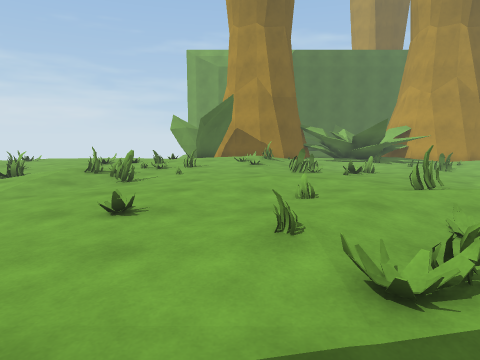
view 1 (above)

20 first-person views from a walk through a scene from a Unity 3-D project. The camera is 1.4 m above the floor, tilts 8° down and sees 75° across. The floor is counted in squares, 1 m on a side. Each view is taken from the middle of a square. On the plan, view 1 faces up. The plan holds only what a view shows up to about 14 squares ahead; the rest is blank. The place goes on beyond the plan. The player is left out.

view 2
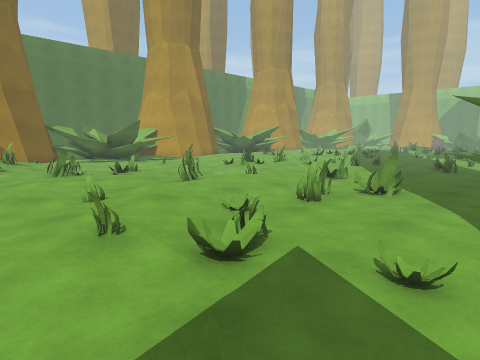

view 3
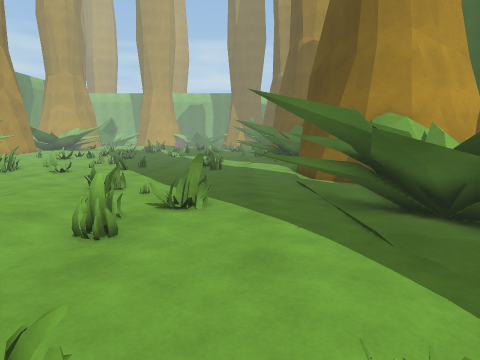

view 4
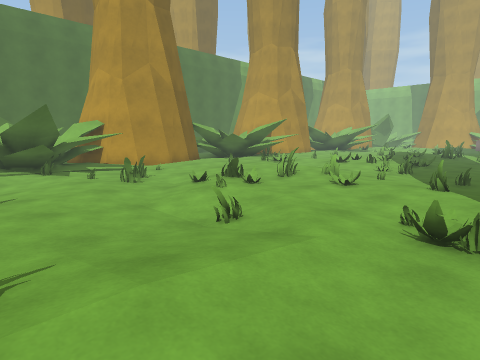

view 5
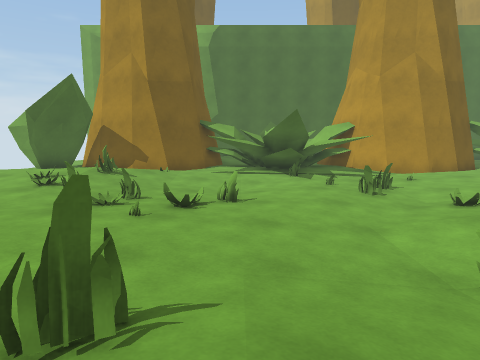

view 6
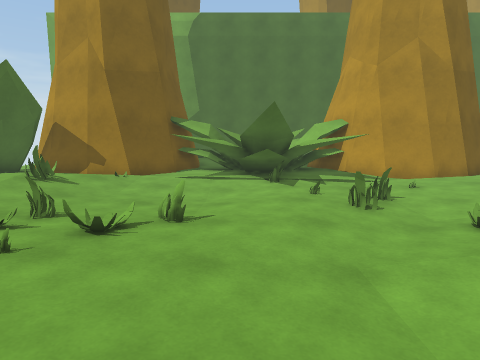

view 7
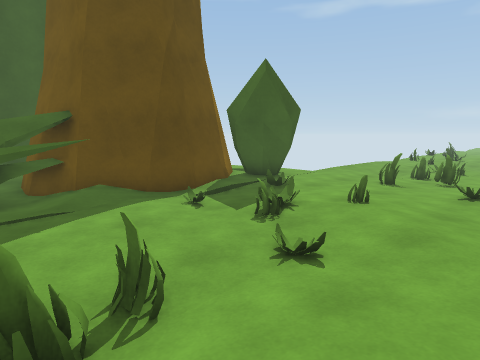

view 8
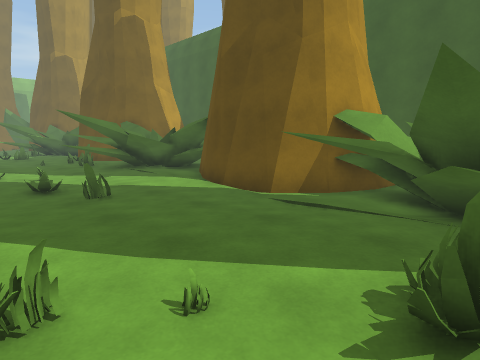

view 9
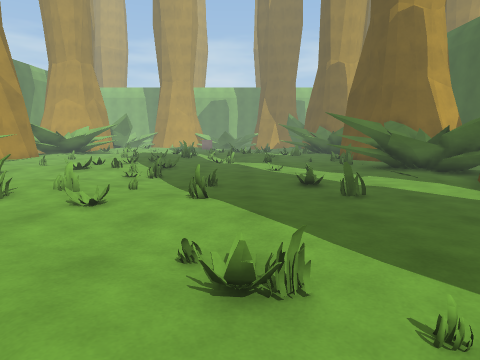

view 10
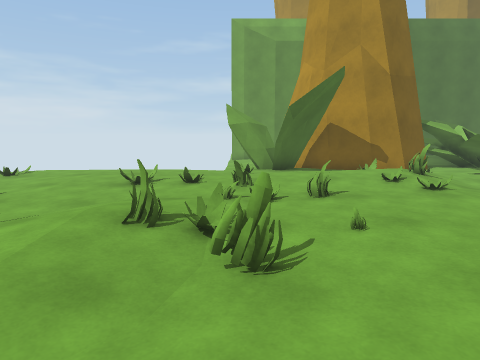

view 11
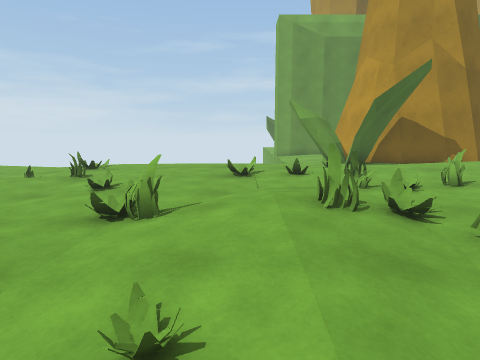

view 12
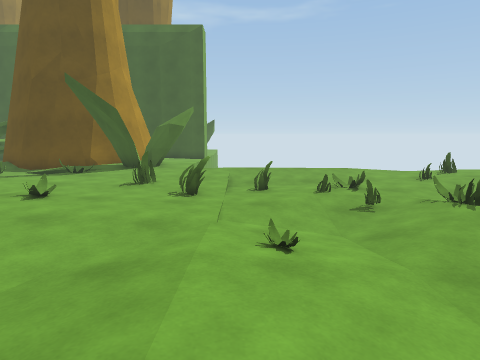

view 13
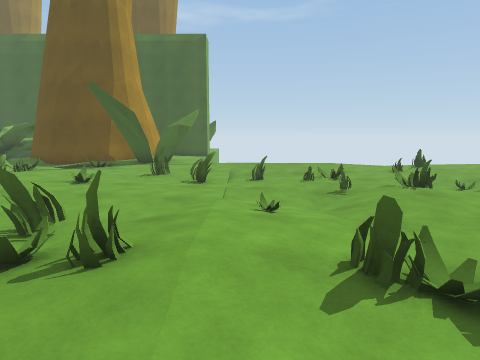

view 14
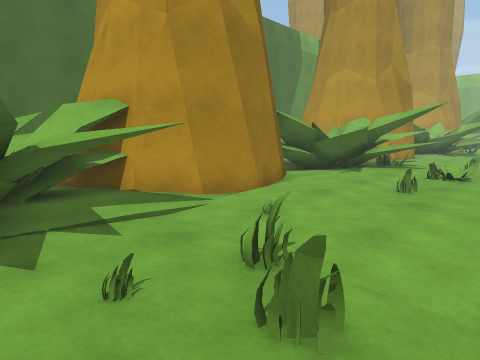

view 15
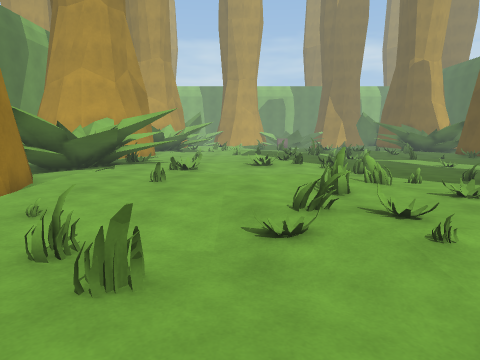

view 16
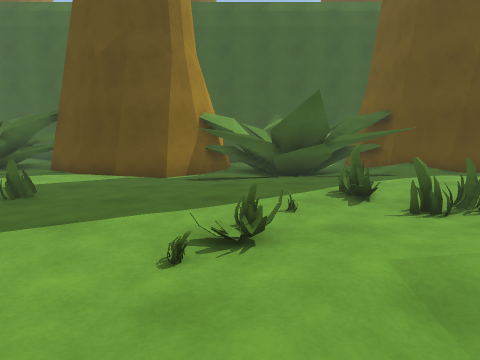

view 17
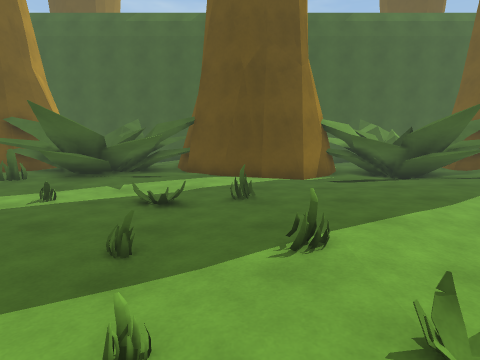

view 18
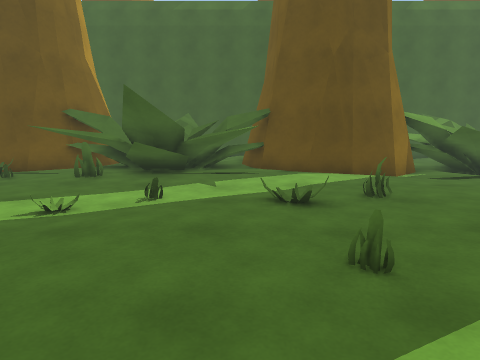

view 19
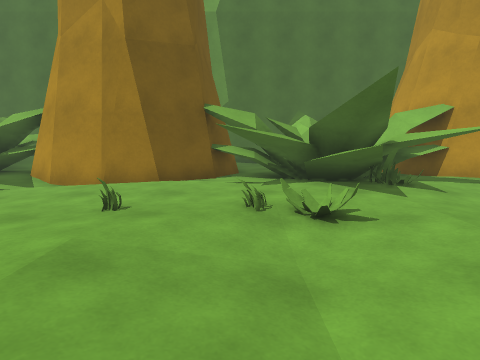

view 20
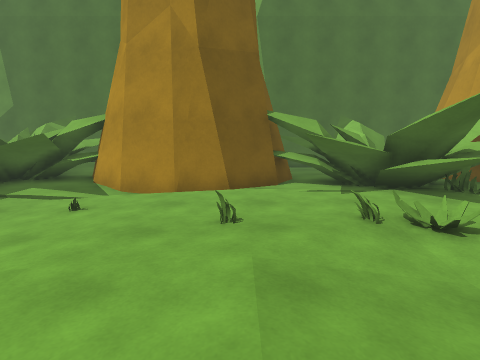

### Floor plan
Key: @ floor where view 1 was taken; # wall or solid block; x gap in a wall; . main floor; : floor 0.25 m higher than the main floor; - floor 0.25 m lower than the main floor; _ floor 0.5 m lower than the main floor; / step, stairs or slope; = window, fence, low wall or low ledge; ^ raised ledge.
Columns run from 12 left of view 1 to 23 right of it. Each row starts with its distance up from view 1.
 23                    ##
 22                 #=#  ###
 21         ##=#   ##.#^ ^####  ########
 20         #=######-.^^#^^./####-.^ #^^
 19  .........#  /./.^^x#-^^--../.^^##^^
 18 =......./..  =//----#------...^.##..
 17 ........:::::=//--_--------......#.-
 16 =........:::/:/---_----=---.=..-=..
 15 --/.....=..:/:.-------=---....---.
 14 --/.....//=....=--=------.....---.
 13 -----/........==-#-----/=.....---
 12  --=/.:=/.......=------..-=...--./
 11   --/...=.........-----..-./.---//
 10  ---....=....:....-----....=------
  9 -.-//..-....::.....--=---//----=--
  8 ..///--..........#///..--...-------
  7 =//_//-.........:::...---.=--=-----
  6 #/_//---........../..-=-...-------
  5 ------=--....:....----=...---------
  4 -=----=-........--==--...---=.------
  3 -//-=---=....==..-.#=....--=----#---
  2 -------................----------#-.
  1 ..-///......=--.....#.------.-^-##.=
  0 ..........#.@/-..^^x#-^^---...^^##^^
 -1         #=######//^^#^^--####..^ #^^
 -2            #   ##/#^#^####  ########
 -3                 #=#  ###
 -4                 ###

Positions as (right, up) in squares from view 1, and headings:
1: (0, 0), facing up
2: (-1, 0), facing up-right
3: (1, 2), facing right
4: (5, 5), facing up-right
5: (6, 6), facing up
6: (7, 8), facing up
7: (7, 7), facing down-left
8: (7, 6), facing down-right
9: (7, 6), facing right
10: (-4, 7), facing up
11: (-7, 7), facing up
12: (-7, 13), facing down
13: (-7, 15), facing down
14: (8, 14), facing up-right
15: (7, 14), facing right
16: (10, 10), facing down
17: (15, 11), facing down
18: (18, 10), facing down
19: (18, 11), facing up
20: (16, 11), facing up
